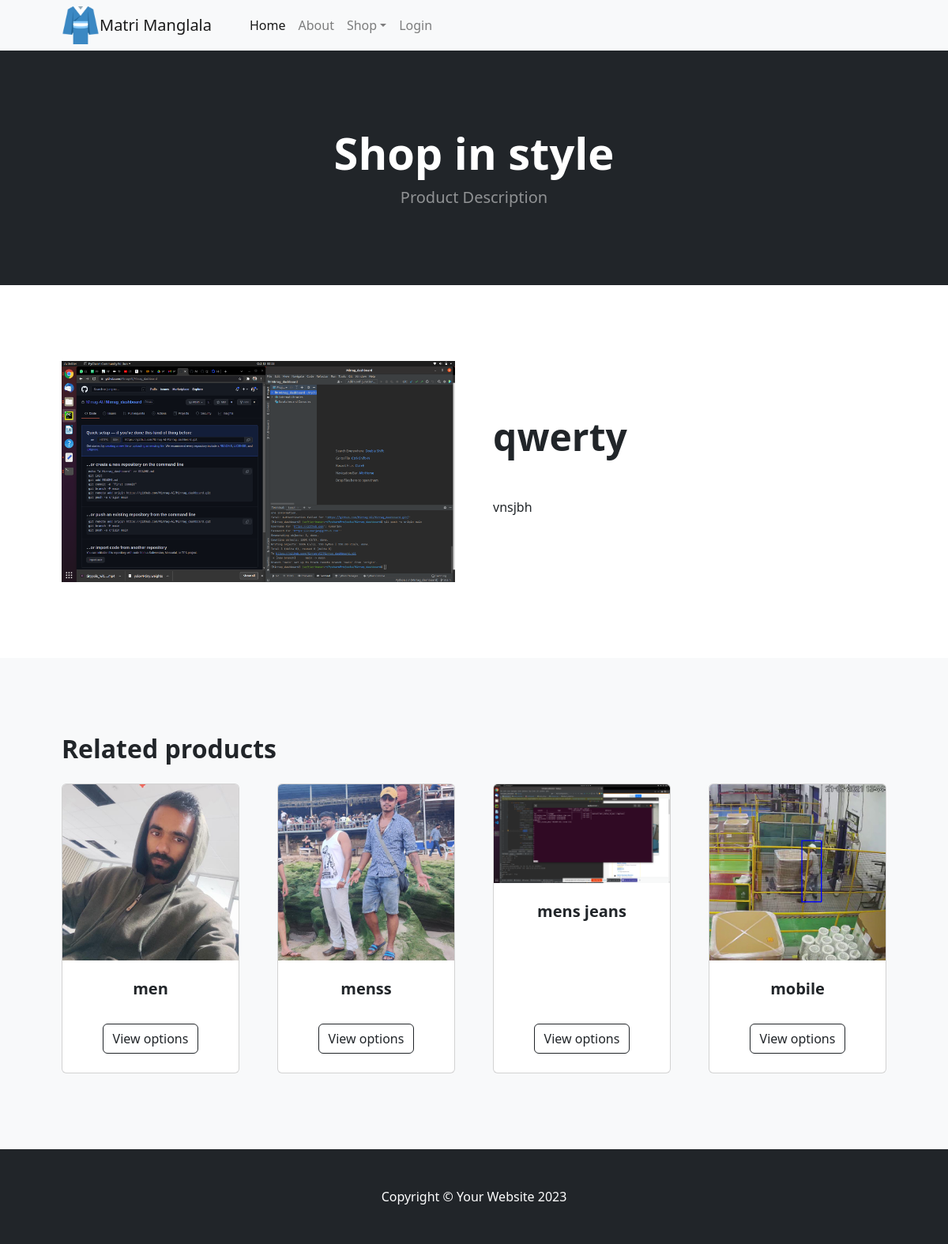
/product/qwerty/, run on an earlier commit of the app's database.
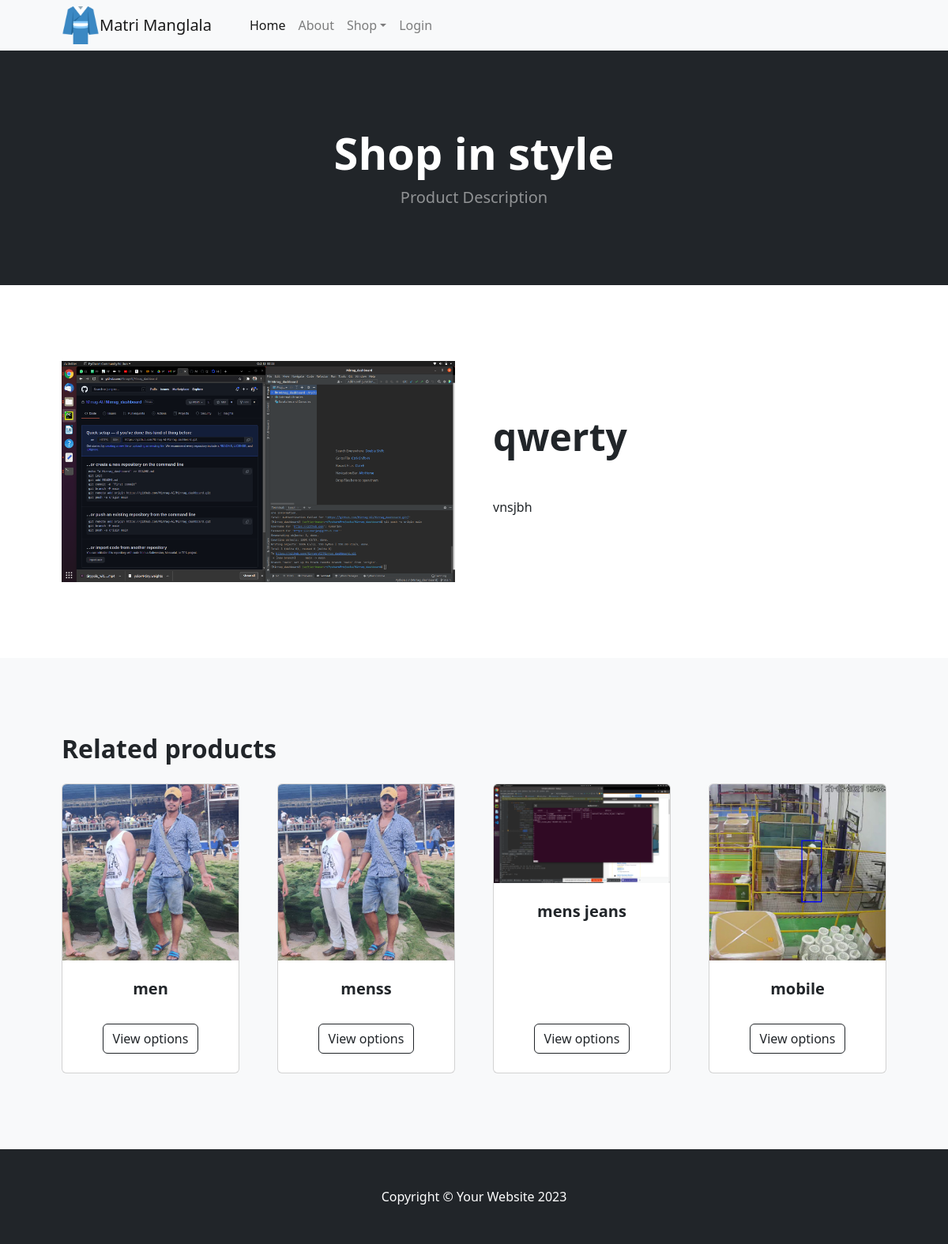
And on a later commit of the database.
### products/models.py (models this page shows, shortened)
class ProductImage(BaseModel):
    product = models.ForeignKey(Product, on_delete=models.CASCADE,
                                related_name='product_images')
    image = models.ImageField(upload_to='product')

class Product(BaseModel):
    product_name = models.CharField(max_length=100)
    slug = models.SlugField(unique=True, null=True, blank=True)
    category = models.ForeignKey(Category, on_delete=models.CASCADE,
                                 related_name='products')
    price = models.IntegerField()
    product_description = models.TextField()
    total_items = models.IntegerField(default=1)

class Category(BaseModel):
    category_name = models.CharField(max_length=100)
    slug = models.SlugField(unique=True, null=True, blank=True)
    category_image = models.ImageField(upload_to='category')

### products/views.py (the view)
# urls.py: path('<slug>/', get_product, name='get_product'),
def get_product(request, slug):
    try:
        user = request.user
        if not user.username:
            first_name = None
        else:
            first_name = user.first_name
        product = Product.objects.get(slug=slug)
        categories = Category.objects.all()
        print('desc : ', product.product_description)
        categories_desc = []
        names = []
        for category in categories:
            names.append(category.category_name)
            category.slug = {}
            category_product = Product.objects.filter(category = category)
            prices = []
            for cat_prod in category_product:
                prices.append(cat_prod.price)
            if prices:
                min_price = min(prices)
                max_price = max(prices)
                category.slug['price_range'] = str(min_price) + ' - ' + str(max_price)
            category.slug['name'] = category.category_name
            category.slug['image'] = category.category_image
            if len(categories_desc) < 4:
                categories_desc.append(category.slug)
        return render(request, 'product.html', context={'product': product, 'related_product': categories_desc, 'category_name': names, 'first_name':first_name})
    except Exception as e:
        print(e)

### templates/product.html (shortened to what this page needs)
{% extends "base.html" %}
{% block content %}
<header class="bg-dark py-5">
    <div class="container px-4 px-lg-5 my-5">
        <div class="text-center text-white">
            <h1 class="display-4 fw-bolder">Shop in style</h1>
            <p class="lead fw-normal text-white-50 mb-0">Product Description</p>
        </div>
    </div>
</header>
        <section class="py-5">
            {% for image in product.product_images.all %}
            <div class="container px-4 px-lg-5 my-5">
                <div class="row gx-4 gx-lg-5 align-items-center">
                    <div class="col-md-6"><img class="card-img-top mb-5 mb-md-0" src="/media/{{product.product_images.first.image}}" alt="..." /></div>
                    <div class="col-md-6">
                        <h1 class="display-5 fw-bolder">{{product.product_name}}</h1>
                        <p class="lead">{{product.product_description|linebreaks}}</p>
                    </div>
                </div>
            </div>
            {% endfor %}
        </section>
        <section class="py-5 bg-light">
            <div class="container px-4 px-lg-5 mt-5">
                <h2 class="fw-bolder mb-4">Related products</h2>
                <div class="row gx-4 gx-lg-5 row-cols-2 row-cols-md-3 row-cols-xl-4 justify-content-center">
                    {% for item in related_product %}
                    <div class="col mb-5">
                        <div class="card h-100">
                            <img class="card-img-top" src="/media/{{item.image}}" alt="..." />
                            <div class="card-body p-4">
                                <div class="text-center">
                                    <h5 class="fw-bolder">{{item.name}}</h5>
                                </div>
                            </div>
                            <div class="card-footer p-4 pt-0 border-top-0 bg-transparent">
                                <div class="text-center"><a class="btn btn-outline-dark mt-auto" href="{% url 'category_index' item.name %}">View options</a></div>
                            </div>
                        </div>
                    </div>
                    {% endfor %}
                </div>
            </div>
        </section>
        {% endblock %}

### templates/base.html (shortened to what this page needs)
<!DOCTYPE html>
<html lang="en">
    <head>
        <link rel="stylesheet" href="https://cdn.jsdelivr.net/npm/bootstrap@4.6.2/dist/css/bootstrap.min.css">
        <link rel="stylesheet" href="https://cdn.jsdelivr.net/npm/bootstrap-icons@1.10.5/font/bootstrap-icons.css">
        {% load static %}
        <link href="{% static 'product/css/styles.css' %}" rel="stylesheet" />
    </head>
    <body>
        <nav class="navbar navbar-expand-lg navbar-light bg-light">
            <div class="container px-4 px-lg-5">
                <img src="media/favicon.ico" class="img-fluid" alt="Responsive image">
                <a class="navbar-brand" href="#!">Matri Manglala</a>
                <div class="collapse navbar-collapse" id="navbarSupportedContent">
                    <ul class="navbar-nav me-auto mb-2 mb-lg-0 ms-lg-4">
                        <li class="nav-item"><a class="nav-link active" aria-current="page" href="/">Home</a></li>
                        <li class="nav-item"><a class="nav-link" href="{% url 'about' %}">About</a></li>
                        <li class="nav-item dropdown">
                            <a class="nav-link dropdown-toggle" id="navbarDropdown" href="#" role="button" data-bs-toggle="dropdown" aria-expanded="false">Shop</a>
                        </li>
                        {% if user.is_authenticated %}
                            <li class="nav-item"><a class="nav-link" href="{% url 'handle_logout' %}">Logout</a></li>
                        {% else %}
                            <li class="nav-item"><a class="nav-link" href="{% url 'login' %}">Login</a></li>
                        {% endif %}
                    </ul>
                </div>
            </div>
        </nav>
{% block content %}
{% endblock %}
        <footer class="py-5 bg-dark">
            <div class="container"><p class="m-0 text-center text-white">Copyright &copy; Your Website 2023</p></div>
        </footer>
        {% load static %}
    </body>
</html>

What changed in the data, as far as the page shows it:
changed Category "men": image: a different picture
